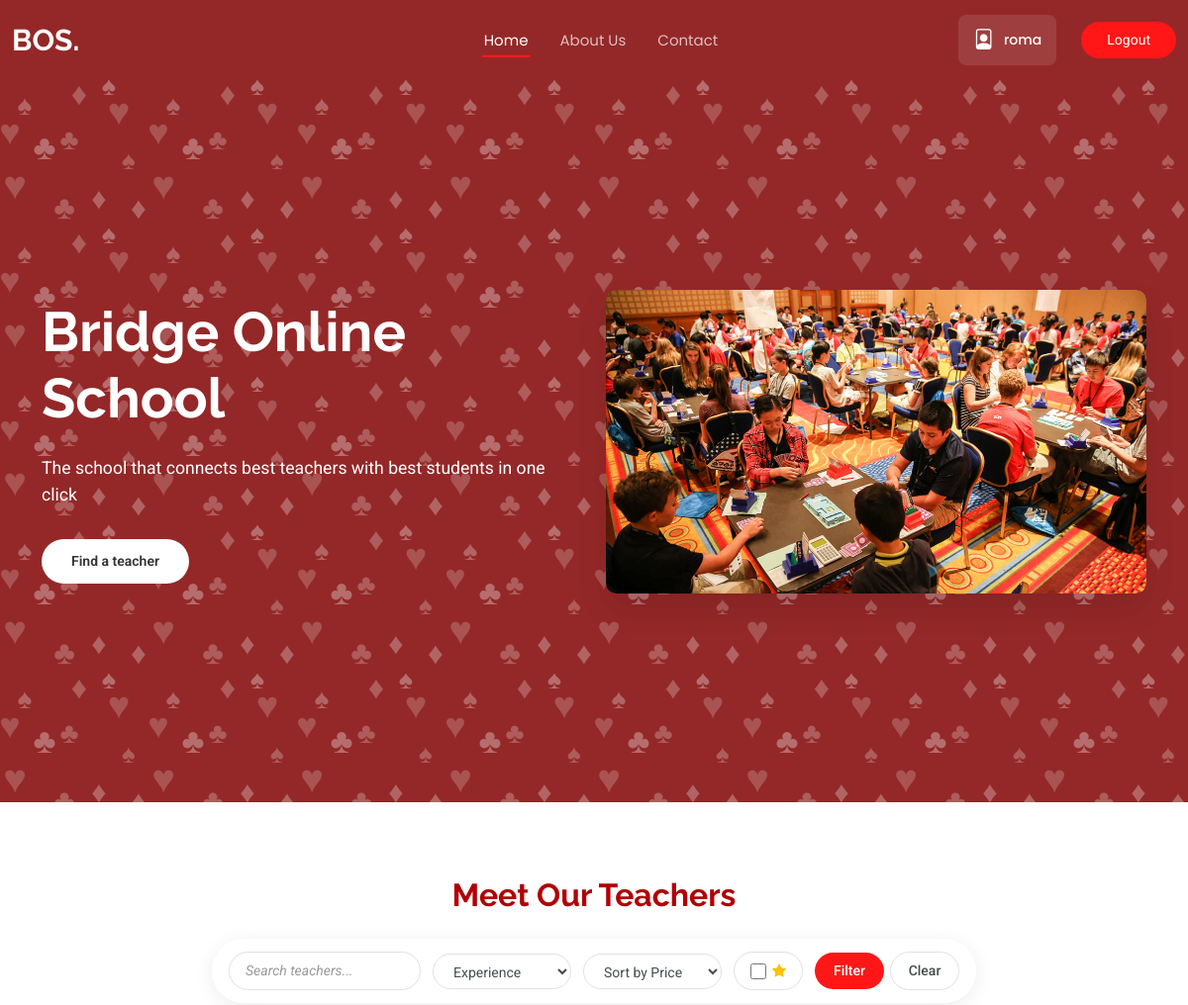
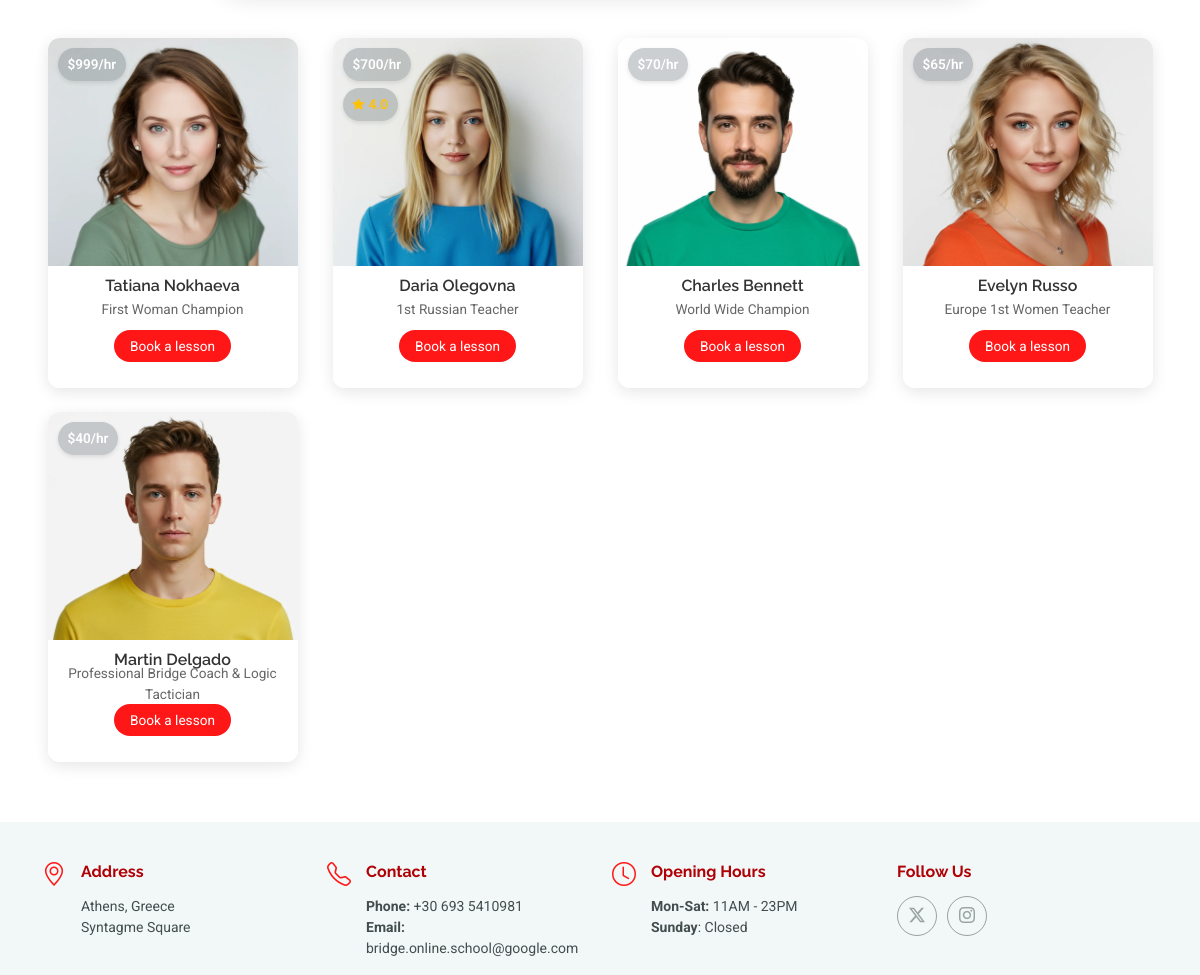
The page / (signed in) on the database its author committed (2 pictures, top to bottom).
### landing/models.py (models this page shows, shortened)
class Teacher(models.Model):
    user = models.OneToOneField(User, on_delete=models.CASCADE, related_name='teacher_profile', null=True, blank=True)
    first_name = models.CharField(max_length=50)
    last_name = models.CharField(max_length=50)
    title = models.CharField(max_length=50)
    experience = models.CharField(max_length=500)
    teaching_years = models.IntegerField(null=True, blank=True)
    avatar = models.ImageField(upload_to='teachers/avatars')
    lesson_price = models.DecimalField(max_digits=6, decimal_places=0)
    course_price = models.DecimalField(max_digits=7, decimal_places=0)
    is_active = models.BooleanField(default=False)

### landing/views.py (the view, shortened to what this page needs)
# urls.py: path("", views.home, name="home"),
def home(request):
    teachers = Teacher.objects.all()
    pending_teachers = Teacher.objects.filter(is_active=False).annotate(avg_rating=Avg('ratings__rating'))
    active_teachers = Teacher.objects.filter(is_active=True).annotate(avg_rating=Avg('ratings__rating'))
    search_query = request.GET.get('search', '')
    min_years = request.GET.get('min_years', '')
    if min_years:
        try:
            min_years = int(min_years)
            active_teachers = active_teachers.filter(teaching_years__gte=min_years)
        except ValueError:
            pass
    has_reviews = request.GET.get('has_reviews', '')
    if has_reviews:
        active_teachers = active_teachers.filter(ratings__isnull=False).distinct()
    sort_by = request.GET.get('sort_by', '')
    if sort_by == 'price_asc':
        active_teachers = active_teachers.order_by('lesson_price')
    elif sort_by == 'price_desc':
        active_teachers = active_teachers.order_by('-lesson_price')
    teachers = active_teachers.union(Teacher.objects.filter(is_active=False), all=True)
    context = {
        'teachers': teachers,
        'active_teachers': active_teachers,
        'pending_teachers': pending_teachers,
        'search_query': search_query,
        'min_years': min_years,
        'sort_by': sort_by,
        'has_reviews': has_reviews,
    }
    return render(request, "landing/index.html", context)

### landing/templates/landing/index.html (shortened to what this page needs)
{% extends 'base.html' %}
{% load static %}
{% block content %}
  <main class="main">
    <section id="hero" class="hero section">
      <div class="container" data-aos="fade-up" data-aos-delay="100">
        <div class="row align-items-center">
          <div class="col-lg-6">
            <div class="hero-content" data-aos="fade-up" data-aos-delay="500">
              <h2 style="color: white;">Bridge Online School</h2>
              <p style="color: white;">The school that connects best teachers with best students in one click</p>
              <div class="hero-btns">
                <a href="#team" class="btn btn-primary rounded-pill">Find a teacher</a>
              </div>
          </div>
          </div>
          <div class="col-lg-6">
            <div class="hero-image" data-aos="zoom-out" data-aos-delay="300">
              <img src="{% static 'assets/img/about/bridge-competition.jpg' %}" alt="Consulting Services" class="img-fluid">
            </div>
          </div>
        </div>
      </div>
    </section>
    <section id="team" class="team section">
      <div class="container section-title" data-aos="fade-up">
        <div><span>Meet Our Teachers</span></div>
      </div>
      <div class="container" data-aos="fade-up" data-aos-delay="50">
        <div class="d-flex justify-content-center">
          <div class="filter-section-minimal">
            <form method="GET" class="teacher-filters-minimal" action="{% url 'landing:home' %}#team">
              <div class="filter-row">
                <div class="filter-item">
                  <input type="text" class="form-control-minimal" name="search"
                         placeholder="Search teachers..." value="{{ search_query }}">
                </div>
                <div class="filter-item">
                <select class="form-select-minimal" name="min_years">
                  <option value="">Experience</option>
                </select>
              </div>
              <div class="filter-item">
                <select class="form-select-minimal" name="sort_by">
                  <option value="">Sort by Price</option>
                </select>
              </div>
              <div class="filter-item">
                <div class="reviews-filter-checkbox">
                  <input type="checkbox" class="form-check-input-minimal" id="has_reviews" name="has_reviews"
                         {% if has_reviews %}checked{% endif %}>
                  <label for="has_reviews" class="form-check-label-minimal">
                    <i class="bi bi-star-fill"></i>
                  </label>
                </div>
              </div>
              <div class="filter-item">
                <button type="submit" class="btn-filter">Filter</button>
                <a href="{% url 'landing:home' %}#team" class="btn-clear">Clear</a>
              </div>
            </div>
          </form>
        </div>
        </div>
      </div>
      <div class="container" data-aos="fade-up" data-aos-delay="100">
        <div class="team-catalog">
          <div class="row g-4">
            {% if active_teachers %}
            {% for teacher in active_teachers %}
            <div class="col-xl-3 col-lg-4 col-md-6 col-6" data-aos="fade-up" data-aos-delay="100">
              <div class="team-card">
                <div class="team-image">
                  <img src="{{ teacher.avatar.url }}" class="img-fluid" alt="{{teacher.first_name}} {{teacher.last_name}}" loading="lazy">
                  <div class="price-tag">
                    ${{ teacher.lesson_price }}/hr
                  </div>
                  {% if teacher.avg_rating %}
                  <div class="rating-tag">
                    <i class="bi bi-star-fill"></i>
                  </div>
                  {% endif %}
                </div>
                <div class="team-content">
                  <h3>{{teacher.first_name}} {{teacher.last_name}}</h3>
                  <span class="teacher-title">{{teacher.title}}</span>
                  <div class="book-action">
                    <a href="{% url 'landing:teacher' teacher.pk %}" class="btn-getstarted rounded-pill w-100">Book a lesson</a>
                  </div>
                </div>
              </div>
            </div>
            {% endfor %}
            {% endif %}
          </div>
        </div>
      </div>
    </section>
  </main>
{% endblock %}

### templates/navbar.html (shortened to what this page needs)
<header id="header" class="header d-flex align-items-center fixed-top margin-bottom-200">
    <div class="container-fluid position-relative d-flex align-items-center">
        <a href="{% url 'landing:home' %}" class="logo d-flex align-items-center">
        <h1 class="sitename">BOS.</h1>
        </a>
        <nav id="navmenu" class="navmenu position-absolute top-50 start-50 translate-middle">
            <ul>
                <li><a href="{% url 'landing:home' %}" class="{% if request.resolver_match.namespace == 'landing' and request.resolver_match.url_name == 'home' %}active{% endif %}">Home</a></li>
                <li><a href="{% url 'landing:about_us' %}" class="{% if request.resolver_match.namespace == 'landing' and request.resolver_match.url_name == 'about_us' %}active{% endif %}">About Us</a></li>
                <li><a href="{% url 'landing:contact' %}" class="{% if request.resolver_match.namespace == 'landing' and request.resolver_match.url_name == 'contact' %}active{% endif %}">Contact</a></li>
            </ul>
        </nav>
        <div class="desktop-user-section d-none d-lg-flex">
            {% if user.is_authenticated %}
                <a href="{% url 'authentication:profile' %}" class="user-section">
                    <i class="bi bi-file-person" id="profile-icon"></i>
                    <span>{{ user.username }}</span>
                </a>
                <a class="btn-getstarted rounded-pill" href="{% url 'authentication:logout' %}">Logout</a>
            {% else %}
                <a class="btn-getstarted rounded-pill" href="{% url 'authentication:login' %}">Sign-in / Sign-up</a>
            {% endif %}
        </div>
    </div>
</header>

### rows shown on the page
Teacher: avatar (picture), lesson_price "999", first_name "Tatiana", last_name "Nokhaeva", title "First Woman Champion"
Teacher: avatar (picture), lesson_price "700", first_name "Daria", last_name "Olegovna", title "1st Russian Teacher"
Teacher: avatar (picture), lesson_price "70", first_name "Charles", last_name "Bennett", title "World Wide Champion"
Teacher: avatar (picture), lesson_price "65", first_name "Evelyn", last_name "Russo", title "Europe 1st Women Teacher"
Teacher: avatar (picture), lesson_price "40", first_name "Martin", last_name "Delgado", title "Professional Bridge Coach & Logic Tactician"

### other values the page prints
{{ user.username }} "roma"
